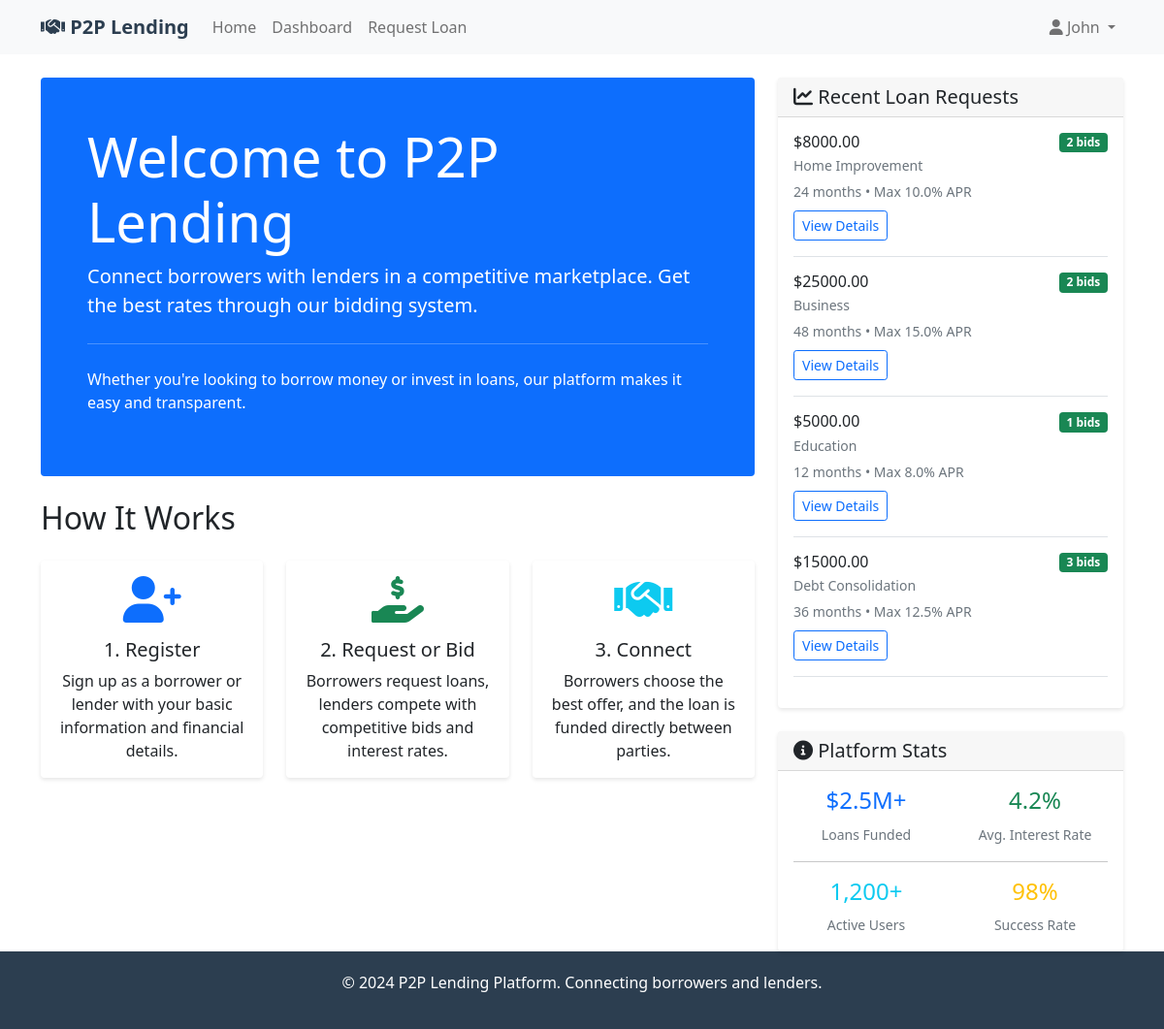
Screenshot of / (signed in) with the database file from the repository.
### app.py (models this page shows)
class User(UserMixin, db.Model):
    id = db.Column(db.Integer, primary_key=True)
    email = db.Column(db.String(120), unique=True, nullable=False)
    password_hash = db.Column(db.String(120), nullable=False)
    first_name = db.Column(db.String(50), nullable=False)
    last_name = db.Column(db.String(50), nullable=False)
    phone = db.Column(db.String(20))
    user_type = db.Column(db.String(20), nullable=False)  # 'borrower' or 'lender'
    credit_score = db.Column(db.Integer)
    annual_income = db.Column(db.Float)
    created_at = db.Column(db.DateTime, default=datetime.utcnow)
    loan_requests = db.relationship('LoanRequest', backref='borrower', lazy=True)
    bids = db.relationship('Bid', backref='lender', lazy=True)

class LoanRequest(db.Model):
    id = db.Column(db.Integer, primary_key=True)
    borrower_id = db.Column(db.Integer, db.ForeignKey('user.id'), nullable=False)
    amount = db.Column(db.Float, nullable=False)
    purpose = db.Column(db.String(200), nullable=False)
    term_months = db.Column(db.Integer, nullable=False)
    max_interest_rate = db.Column(db.Float, nullable=False)
    description = db.Column(db.Text)
    status = db.Column(db.String(20), default='open')  # 'open', 'funded', 'closed'
    created_at = db.Column(db.DateTime, default=datetime.utcnow)
    expires_at = db.Column(db.DateTime)
    bids = db.relationship('Bid', backref='loan_request', lazy=True, cascade='all, delete-orphan')

### app.py (the view)
@app.route('/')
def index():
    recent_loans = LoanRequest.query.filter_by(status='open').order_by(LoanRequest.created_at.desc()).limit(5).all()
    return render_template('index.html', recent_loans=recent_loans)

### app.py (called while the page is built)
@login_manager.user_loader
def load_user(user_id):
    return User.query.get(int(user_id))

### templates/index.html (shortened to what this page needs)
{% extends "base.html" %}
{% block content %}
<div class="row">
    <div class="col-lg-8">
        <div class="jumbotron bg-primary text-white p-5 rounded mb-4">
            <h1 class="display-4">Welcome to P2P Lending</h1>
            <p class="lead">Connect borrowers with lenders in a competitive marketplace. Get the best rates through our bidding system.</p>
            <hr class="my-4">
            <p>Whether you're looking to borrow money or invest in loans, our platform makes it easy and transparent.</p>
        </div>
        <h2 class="mb-4">How It Works</h2>
        <div class="row">
            <div class="col-md-4 mb-4">
                <div class="card h-100">
                    <div class="card-body text-center">
                        <i class="fas fa-user-plus fa-3x text-primary mb-3"></i>
                        <h5 class="card-title">1. Register</h5>
                        <p class="card-text">Sign up as a borrower or lender with your basic information and financial details.</p>
                    </div>
                </div>
            </div>
            <div class="col-md-4 mb-4">
                <div class="card h-100">
                    <div class="card-body text-center">
                        <i class="fas fa-hand-holding-usd fa-3x text-success mb-3"></i>
                        <h5 class="card-title">2. Request or Bid</h5>
                        <p class="card-text">Borrowers request loans, lenders compete with competitive bids and interest rates.</p>
                    </div>
                </div>
            </div>
            <div class="col-md-4 mb-4">
                <div class="card h-100">
                    <div class="card-body text-center">
                        <i class="fas fa-handshake fa-3x text-info mb-3"></i>
                        <h5 class="card-title">3. Connect</h5>
                        <p class="card-text">Borrowers choose the best offer, and the loan is funded directly between parties.</p>
                    </div>
                </div>
            </div>
        </div>
    </div>
    <div class="col-lg-4">
        <div class="card">
            <div class="card-header">
                <h5 class="mb-0"><i class="fas fa-chart-line"></i> Recent Loan Requests</h5>
            </div>
            <div class="card-body">
                {% if recent_loans %}
                    {% for loan in recent_loans %}
                    <div class="border-bottom pb-3 mb-3">
                        <div class="d-flex justify-content-between align-items-start">
                            <div>
                                <h6 class="mb-1">${{ "%.2f"|format(loan.amount) }}</h6>
                                <p class="mb-1 text-muted small">{{ loan.purpose }}</p>
                                <small class="text-muted">
                                    {{ loan.term_months }} months • Max {{ loan.max_interest_rate }}% APR
                                </small>
                            </div>
                            <span class="badge bg-success">{{ loan.bids|length }} bids</span>
                        </div>
                        <div class="mt-2">
                            <a href="{{ url_for('loan_details', loan_id=loan.id) }}" class="btn btn-sm btn-outline-primary">
                                View Details
                            </a>
                        </div>
                    </div>
                    {% endfor %}
                {% else %}
                    <p class="text-muted">No recent loan requests.</p>
                {% endif %}
            </div>
        </div>
        <div class="card mt-4">
            <div class="card-header">
                <h5 class="mb-0"><i class="fas fa-info-circle"></i> Platform Stats</h5>
            </div>
            <div class="card-body">
                <div class="row text-center">
                    <div class="col-6">
                        <h4 class="text-primary">$2.5M+</h4>
                        <small class="text-muted">Loans Funded</small>
                    </div>
                    <div class="col-6">
                        <h4 class="text-success">4.2%</h4>
                        <small class="text-muted">Avg. Interest Rate</small>
                    </div>
                </div>
                <hr>
                <div class="row text-center">
                    <div class="col-6">
                        <h4 class="text-info">1,200+</h4>
                        <small class="text-muted">Active Users</small>
                    </div>
                    <div class="col-6">
                        <h4 class="text-warning">98%</h4>
                        <small class="text-muted">Success Rate</small>
                    </div>
                </div>
            </div>
        </div>
    </div>
</div>
{% endblock %}

### templates/base.html (shortened to what this page needs)
<!DOCTYPE html>
<html lang="en">
<head>
    <link href="https://cdn.jsdelivr.net/npm/bootstrap@5.1.3/dist/css/bootstrap.min.css" rel="stylesheet">
    <link href="https://cdnjs.cloudflare.com/ajax/libs/font-awesome/6.0.0/css/all.min.css" rel="stylesheet">
</head>
<body>
    <nav class="navbar navbar-expand-lg navbar-light bg-light">
        <div class="container">
            <a class="navbar-brand" href="{{ url_for('index') }}">
                <i class="fas fa-handshake"></i> P2P Lending
            </a>
            <div class="collapse navbar-collapse" id="navbarNav">
                <ul class="navbar-nav me-auto">
                    <li class="nav-item">
                        <a class="nav-link" href="{{ url_for('index') }}">Home</a>
                    </li>
                    {% if current_user.is_authenticated %}
                    <li class="nav-item">
                        <a class="nav-link" href="{{ url_for('dashboard') }}">Dashboard</a>
                    </li>
                    {% if current_user.user_type == 'borrower' %}
                    <li class="nav-item">
                        <a class="nav-link" href="{{ url_for('request_loan') }}">Request Loan</a>
                    </li>
                    {% endif %}
                    {% endif %}
                </ul>
                <ul class="navbar-nav">
                    {% if current_user.is_authenticated %}
                    <li class="nav-item dropdown">
                        <a class="nav-link dropdown-toggle" href="#" id="navbarDropdown" role="button" data-bs-toggle="dropdown">
                            <i class="fas fa-user"></i> {{ current_user.first_name }}
                        </a>
                    </li>
                    {% endif %}
                </ul>
            </div>
        </div>
    </nav>
    <main class="container mt-4">
        {% block content %}{% endblock %}
    </main>
    <footer class="footer mt-auto">
        <div class="container text-center">
            <p>&copy; 2024 P2P Lending Platform. Connecting borrowers and lenders.</p>
        </div>
    </footer>
</body>
</html>

### templates/base.html (style rules this page uses)
.navbar-brand { font-weight: bold; color: #2c3e50 !important; }
.card { box-shadow: 0 2px 4px rgba(0,0,0,0.1); border: none; }
.footer { background-color: #2c3e50; color: white; padding: 20px 0; margin-top: 50px; }

### rows the page displays
User: first_name "John"
LoanRequest: amount "8000.00", purpose "Home Improvement", term_months "24", max_interest_rate "10.0", bids|length "2"
LoanRequest: amount "25000.00", purpose "Business", term_months "48", max_interest_rate "15.0", bids|length "2"
LoanRequest: amount "5000.00", purpose "Education", term_months "12", max_interest_rate "8.0", bids|length "1"
LoanRequest: amount "15000.00", purpose "Debt Consolidation", term_months "36", max_interest_rate "12.5", bids|length "3"
